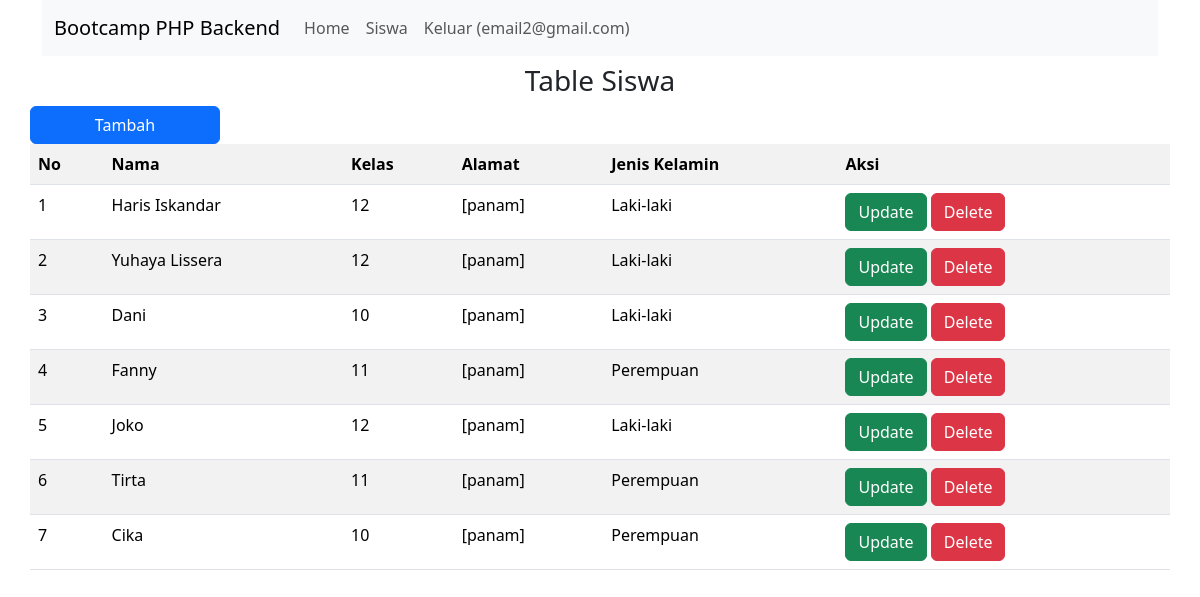
/ (signed in), run on the app's committed database.
### tables this page shows
CREATE TABLE `siswa` (
  `id` int(11) NOT NULL,
  `nama` varchar(255) NOT NULL,
  `id_kelas` int(11) NOT NULL,
  `alamat` varchar(255) NOT NULL,
  `jenis_kelamin` varchar(255) NOT NULL,
  `updated_at` timestamp NOT NULL DEFAULT current_timestamp() ON UPDATE current_timestamp()
);

CREATE TABLE `kelas` (
  `id_kelas` int(11) NOT NULL,
  `kelas` varchar(255) NOT NULL,
  `jurusan` varchar(255) NOT NULL
);

### siswa/index.php (the view)
<div class="row">
    <h3 style="text-align: center;" class="pt-2">Table Siswa</h3>
    <a href="?r=siswa-tambah" class="btn btn-primary col-md-2">Tambah</a>
    <table class="table table-striped">
        <tr>
            <th>No</th>
            <th>Nama</th>
            <th>Kelas</th>
            <th>Alamat</th>
            <th>Jenis Kelamin</th>
            <th>Aksi</th>
        </tr>
        <?php
        $read = "SELECT * FROM siswa JOIN kelas ON siswa.id_kelas = kelas.id_kelas";
        $db = $conn->query($read);
        $x = 1;
        while ($row = mysqli_fetch_array($db)) {
        ?>
            <tr>
                <td><?php echo $x++ ?></td>
                <td><?php echo $row['nama'] ?></td>
                <td><?php echo $row['kelas'] ?></td>
                <td><?php echo $row['alamat'] ?></td>
                <td><?php echo $row['jenis_kelamin'] ?></td>
                <td>
                    <a href="index.php?r=siswa-edit&id=<?php echo $row['id'] ?>" class="btn btn-success">Update</a>
                    <a href="siswa/proses/delete.php?id=<?php echo $row['id'] ?>" class="btn btn-danger" onclick="return confirm('Apakah yakin untuk hapus?');">Delete</a>
                </td>
            </tr>
        <?php } ?>
    </table>
</div>

### layout/header.php (shortened to what this page needs)
<?php
include('koneksi/index.php');
?>
<!doctype html>
<html lang="en">
<head>
    <link href="https://cdn.jsdelivr.net/npm/bootstrap@5.3.1/dist/css/bootstrap.min.css" rel="stylesheet">
</head>
<body>
    <div class="container">
        <nav class="navbar navbar-expand-lg bg-body-tertiary">
            <div class="container-fluid">
                <label class="navbar-brand">Bootcamp PHP Backend</label>
                <div class="collapse navbar-collapse" id="navbarSupportedContent">
                    <ul class="navbar-nav me-auto mb-2 mb-lg-0">
                        <li class="nav-item">
                            <a class="nav-link" aria-current="page" href="#">Home</a>
                        </li>
                        <li class="nav-item">
                            <a class="nav-link" aria-current="page" href="index.php?r=siswa">Siswa</a>
                        </li>
                        <li class="nav-item">
                            <a class="nav-link" aria-current="page" href="login/logout.php">Keluar (<?= $_SESSION['email'] ?>)</a>
                        </li>
                    </ul>
                </div>
            </div>
        </nav>

### index.php (shortened to what this page needs)
<?php
include('layout/header.php');
if(isset($_GET['r'])){
    switch($_GET['r']){
        case 'siswa':
            include('siswa/index.php');
            break;
        case 'siswa-tambah':
            include('siswa/create.php');
            break;
        case 'siswa-edit':
            include('siswa/update.php');
            break;
        default:
            include('login.php');
    }
}else{
    include('siswa/index.php');
}
include('layout/footer.php');
?>

### layout/footer.php (shortened to what this page needs)
</div>
</body>
</html>

### data on the page
siswa: nama "Haris Iskandar", id_kelas.kelas "12", alamat "[panam]", jenis_kelamin "Laki-laki"
siswa: nama "Yuhaya Lissera", id_kelas.kelas "12", alamat "[panam]", jenis_kelamin "Laki-laki"
siswa: nama "Dani", id_kelas.kelas "10", alamat "[panam]", jenis_kelamin "Laki-laki"
siswa: nama "Fanny", id_kelas.kelas "11", alamat "[panam]", jenis_kelamin "Perempuan"
siswa: nama "Joko", id_kelas.kelas "12", alamat "[panam]", jenis_kelamin "Laki-laki"
siswa: nama "Tirta", id_kelas.kelas "11", alamat "[panam]", jenis_kelamin "Perempuan"
siswa: nama "Cika", id_kelas.kelas "10", alamat "[panam]", jenis_kelamin "Perempuan"

### other printed values
$_SESSION['email'] "email2@gmail.com"
